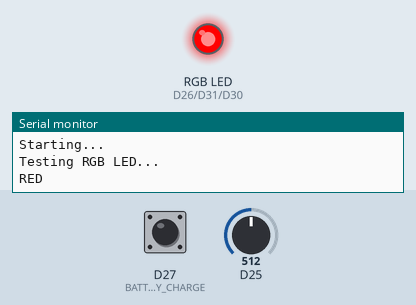
A program run on a simulated Adafruit Feather M0. Shown: an RGB LED mixed from three pins (HIGH = lit), the last lines printed to the serial monitor. The test bench sets the inputs (shaded band); at power-on: D25 = 512, D27 (BATTERY_CHARGE) HIGH.

Above: at 0.1 s.
At 2.1 s:
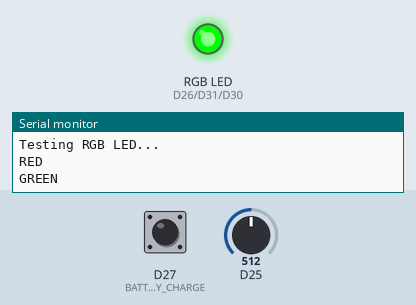
At 4.1 s:
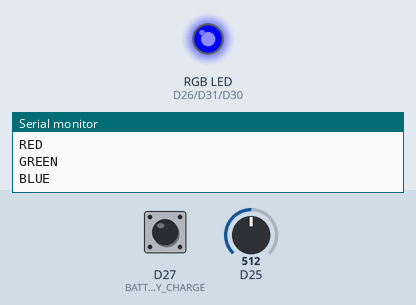
At 5.1 s:
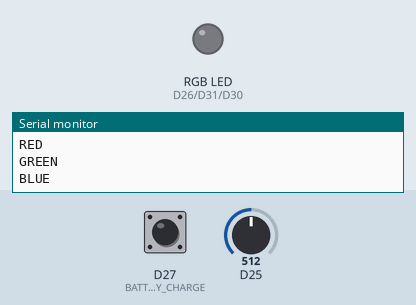
Timing chart, 0 to 6.6 s (numbered marks = the images above):
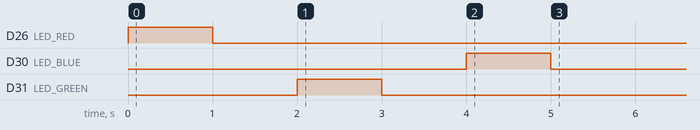

The program:

main.cpp
```cpp
/**
 * Testing some features of the UWB Feather
 * @todo make it not painful to look at
 */

#include <Arduino.h>
#include "Configuration.h"

void pulse(int pin, int interval) {
  digitalWrite(pin, HIGH);
  delay(interval);
  digitalWrite(pin, LOW);
  delay(interval);
}

float calculateBattVoltage(int pin) {
  float measuredvbat = analogRead(pin);
  measuredvbat *= 2;    // we divided by 2, so multiply back
  measuredvbat *= 3.3;  // Multiply by 3.3V, our reference voltage
  measuredvbat /= 1024; // convert to voltage
  return measuredvbat;
}

void setup() {
  Serial.begin(9600);
  while(!Serial);

  Serial.println("Starting...");
  pinMode(LED_RED, OUTPUT);
  pinMode(LED_GREEN, OUTPUT);
  pinMode(LED_BLUE, OUTPUT);
  //pinMode(BATTERY_VOLT, INPUT);
  pinMode(BATTERY_CHARGE, INPUT);

  Serial.println("Testing RGB LED...");
  Serial.println("RED");
  pulse(LED_RED, 1000);

  Serial.println("GREEN");
  pulse(LED_GREEN, 1000);

  Serial.println("BLUE");
  pulse(LED_BLUE, 1000);

  Serial.println("Testing battery...");
  Serial.println("Running battery test for 20 seconds");
  long millisNow = millis();
  while(millis() < millisNow + 20000) {
    Serial.print("VBat: "); Serial.println(calculateBattVoltage(BATTERY_VOLT));
    Serial.print("Charge: "); Serial.println(!digitalRead(BATTERY_CHARGE));

    delay(500);
  }

  Serial.println("Need to test DWM1000 module");
  Serial.println("Testing complete");

}

void loop() {
  // put your main code here, to run repeatedly:
}
```

Configuration.h
```cpp
#ifndef CONFIGURATION_H
#define CONFIGURATION_H
#include <Arduino.h>

#define DW1000_RST      2
#define DW1000_IRQ      3
#define DW1000_CS       4

#define LED_RED         26
#define LED_GREEN       31
#define LED_BLUE        30

#define BATTERY_VOLT    25
#define BATTERY_CHARGE  27

#endif
```
